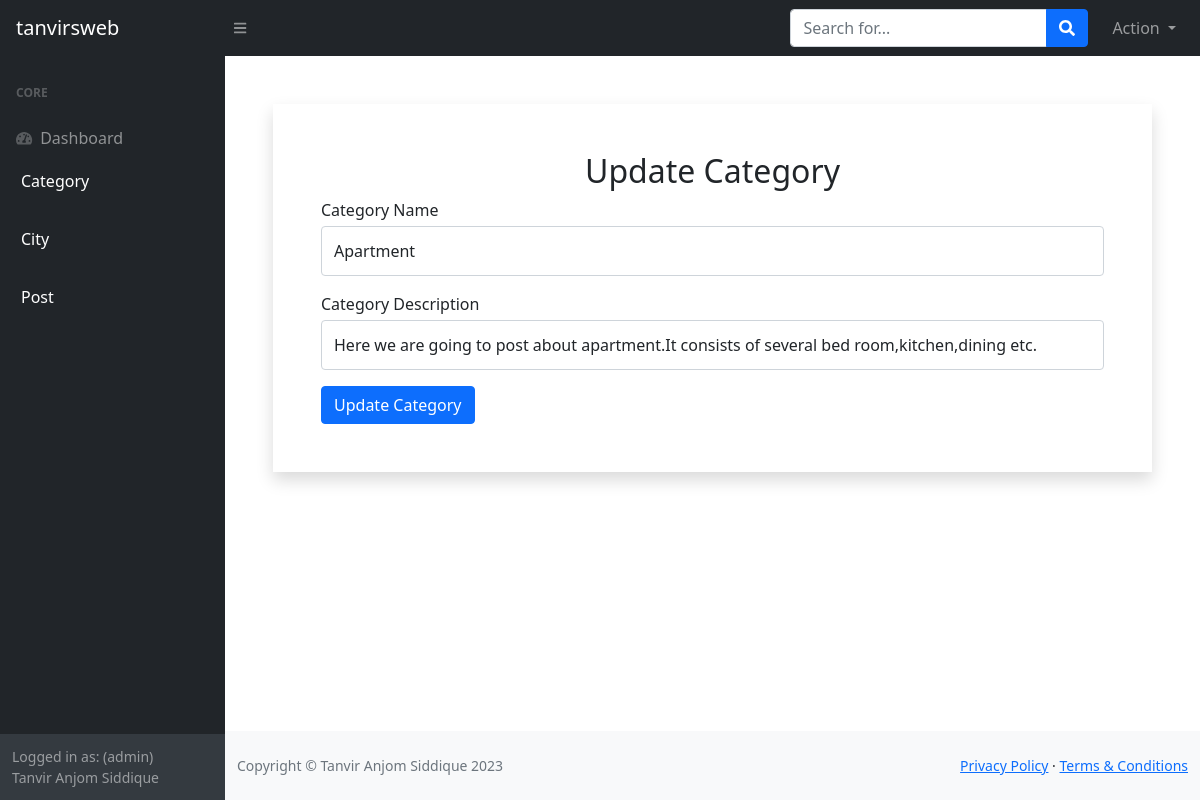
/Admin/edit_category.php?status=edtctg&&id=9 (signed in), run on the app's committed database.
### tables this page shows
CREATE TABLE `category` (
  `cat_id` int(255) NOT NULL,
  `cat_name` text NOT NULL,
  `cat_des` text NOT NULL,
  `ctg_author_id` int(11) NOT NULL
);

### Admin/edit_category.php (called while the page is built, shortened)
<?php
    include("template.php");
?>

### Admin/class/function.php (called while the page is built, shortened)
<?php
    class adminBlog{
        private $conn;
        public function __construct(){
            $dbhost='localhost';
            $dbuser='root';
            $dbpass='';
            $dbname='house_renting';
            $this->conn=mysqli_connect($dbhost,$dbuser,$dbpass,$dbname);
        }
        public function get_category_byID($id,$approved){
            if($approved==1)
                $query="SELECT * FROM category WHERE cat_id=$id";
            else
                $query="SELECT * FROM category_req WHERE cat_id=$id";
            if(mysqli_query($this->conn,$query)){
                $category=mysqli_query($this->conn,$query);
                return $category;
            }
        }
    }
?>

### Admin/view/edit_category_view.php (the view, shortened to what this page needs)
<?php
    if( isset($_GET['status']) && isset($_GET['id']) ){
        if($_GET['status']=='edtctg'){
            $approved=1;
        }
        else{
            $approved=0;
        }
        $ctgdata=mysqli_fetch_assoc( $obj->get_category_byID($_GET['id'],$approved) );
    }
?>
<div class="shadow m-5 p-5">
    <h2 class="text-center">Update Category</h2>
    <form action="" method="POST">
        <div class="form-group">
            <label class="mb-1" for="cat_name" >Category Name</label>
            <input name="cat_name" class="form-control py-4" id="cat_name" type="text" value="<?php if(isset($ctgdata['cat_name'])){echo $ctgdata['cat_name'];} ?>" required/>
        </div>
        <div class="form-group">
            <label class="mb-1" for="cat_des">Category Description</label>
            <input name="cat_des" class="form-control py-4" id="cat_des" type="text" value="<?php if(isset($ctgdata['cat_des'])){echo $ctgdata['cat_des'];} ?>" required/>
        </div>
        <input type="submit" name="update_cat" value="Update Category" class="btn btn-primary">
    </form>
</div>

### data on the page
category: cat_name "Apartment", cat_des "Here we are going to post about apartment.It consists of several bed room,kitchen,dining etc."

### other printed values
$_SESSION['person'] "admin"
$_SESSION['person_name'] "Tanvir Anjom Siddique"
